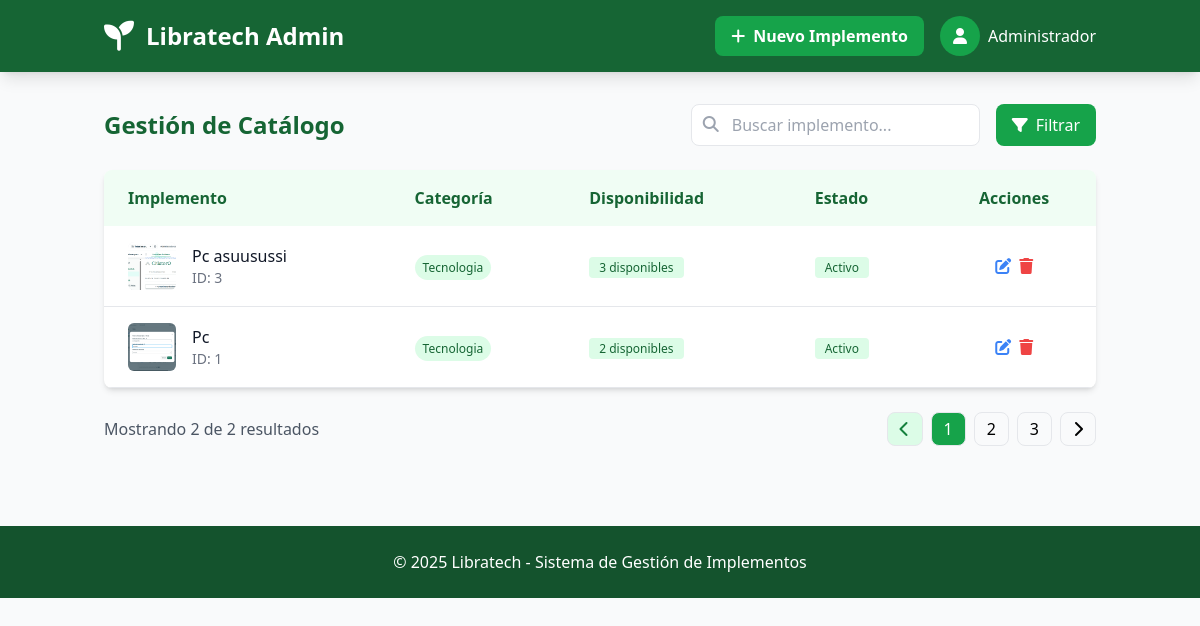
The page /admin/ on the database as committed earlier.
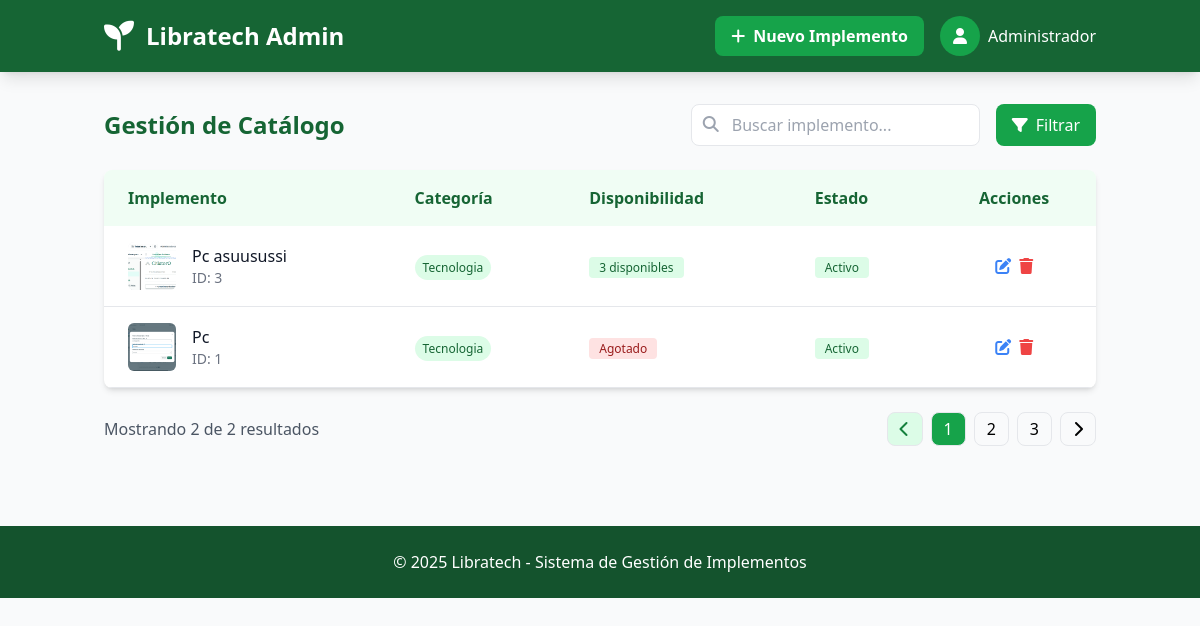
The same page on the database as committed later.
### tables this page shows
CREATE TABLE catalogo (
                id INTEGER PRIMARY KEY AUTOINCREMENT,
                implemento TEXT NOT NULL,
                descripcion TEXT NOT NULL,
                disponibilidad INTEGER NOT NULL,
                imagen_url TEXT,
                categoria TEXT,
                created_at TIMESTAMP DEFAULT CURRENT_TIMESTAMP
            );

### routes/admin.py (the view)
@admin_bp.route('/')
def panel_administracion():
    conn = get_db_connection()
    total_implementos = conn.execute('SELECT COUNT(*) as count FROM catalogo').fetchone()['count']
    total_usuarios = conn.execute('SELECT COUNT(*) as count FROM usuarios').fetchone()['count']
    total_reservas = conn.execute('SELECT COUNT(*) as count FROM reservas').fetchone()['count']
    implementos = conn.execute('SELECT * FROM catalogo ORDER BY id DESC LIMIT 5').fetchall()
    conn.close()
    return render_template('admin/panel_administrador.html',
                    total_implementos=total_implementos,
                    total_usuarios=total_usuarios,
                    total_reservas=total_reservas,
                    implementos=implementos)

### app.py (called while the page is built)
@app.context_processor
def inject_user():
    return dict(
        current_user={
            'id': session.get('user_id'),
            'nombre': session.get('user_nombre'),
            'email': session.get('user_email'),
            'is_authenticated': 'user_id' in session
        }
    )

### utils/db.py (called while the page is built)
def get_db_connection():
    conn = sqlite3.connect('models/database.db')
    conn.row_factory = sqlite3.Row
    return conn

### templates/admin/panel_administrador.html (shortened to what this page needs)
<!DOCTYPE html>
<html lang="es">
<head>
    <script src="https://cdn.tailwindcss.com"></script>
    <link rel="stylesheet" href="https://cdnjs.cloudflare.com/ajax/libs/font-awesome/6.4.0/css/all.min.css">
</head>
<body class="bg-gray-50 min-h-screen">
    <header class="bg-green-800 text-white shadow-lg">
        <div class="container mx-auto px-4 py-4 flex justify-between items-center">
            <div class="flex items-center">
                <i class="fas fa-seedling text-3xl mr-3"></i>
                <h1 class="text-2xl font-bold">Libratech Admin</h1>
            </div>
            <div class="flex items-center space-x-4">
                <a href="{{ url_for('admin.agregar_implemento') }}" class="bg-green-600 hover:bg-green-700 px-4 py-2 rounded-lg font-semibold">
                    <i class="fas fa-plus mr-2"></i>Nuevo Implemento
                </a>
                <div class="relative">
                    <button class="flex items-center space-x-2">
                        <div class="w-10 h-10 rounded-full bg-green-600 flex items-center justify-center">
                            <i class="fas fa-user"></i>
                        </div>
                        <span>Administrador</span>
                    </button>
                </div>
            </div>
        </div>
    </header>
    <div class="container mx-auto px-4 py-8">
        <div class="flex justify-between items-center mb-6">
            <h2 class="text-2xl font-bold text-green-800">Gestión de Catálogo</h2>
            <div class="flex space-x-4">
                <div class="relative">
                    <input type="text" placeholder="Buscar implemento..." class="pl-10 pr-4 py-2 border rounded-lg focus:outline-none focus:ring-2 focus:ring-green-500">
                    <i class="fas fa-search absolute left-3 top-3 text-gray-400"></i>
                </div>
                <button class="px-4 py-2 bg-green-600 text-white rounded-lg hover:bg-green-700">
                    <i class="fas fa-filter mr-2"></i>Filtrar
                </button>
            </div>
        </div>
        <div class="bg-white rounded-lg shadow-md overflow-hidden">
            <table class="w-full">
                <thead class="bg-green-50 text-green-800">
                    <tr>
                        <th class="px-6 py-4 text-left">Implemento</th>
                        <th class="px-6 py-4 text-left">Categoría</th>
                        <th class="px-6 py-4 text-left">Disponibilidad</th>
                        <th class="px-6 py-4 text-left">Estado</th>
                        <th class="px-6 py-4 text-center">Acciones</th>
                    </tr>
                </thead>
                <tbody>
                    {% for implemento in implementos %}
                    <tr class="border-b hover:bg-gray-50">
                        <td class="px-6 py-4">
                            <div class="flex items-center">
                                {% if implemento['imagen_url'] %}
                                <div class="w-12 h-12 rounded-md bg-gray-100 overflow-hidden mr-4">
                                    <img src="{{ url_for('static', filename='uploads/' + implemento['imagen_url']) }}" alt="{{ implemento['implemento'] }}" class="w-full h-full object-cover">
                                </div>
                                {% else %}
                                <div class="w-12 h-12 rounded-md bg-gray-100 flex items-center justify-center mr-4">
                                    <i class="fas fa-box text-gray-400"></i>
                                </div>
                                {% endif %}
                                <div>
                                    <p class="font-medium text-gray-900">{{ implemento['implemento'] }}</p>
                                    <p class="text-sm text-gray-500">ID: {{ implemento['id'] }}</p>
                                </div>
                            </div>
                        </td>
                        <td class="px-6 py-4">
                            <span class="px-2 py-1 bg-green-100 text-green-800 text-xs font-medium rounded-full capitalize">
                                {{ implemento['categoria'] }}
                            </span>
                        </td>
                        <td class="px-6 py-4">
                            {% if implemento['disponibilidad'] > 0 %}
                            <span class="bg-green-100 text-green-800 text-xs font-medium px-2.5 py-0.5 rounded">
                                {{ implemento['disponibilidad'] }} disponibles
                            </span>
                            {% else %}
                            <span class="bg-red-100 text-red-800 text-xs font-medium px-2.5 py-0.5 rounded">
                                Agotado
                            </span>
                            {% endif %}
                        </td>
                        <td class="px-6 py-4">
                            <span class="bg-green-100 text-green-800 text-xs font-medium px-2.5 py-0.5 rounded">Activo</span>
                        </td>
                        <td class="px-6 py-4">
                            <div class="flex justify-center space-x-2">
                                <a href="{{ url_for('admin.editar_implemento', id=implemento['id']) }}" class="text-blue-500 hover:text-blue-700">
                                    <i class="fas fa-edit"></i>
                                </a>
                                <form action="{{ url_for('admin.eliminar_implemento', id=implemento['id']) }}" method="POST" onsubmit="return confirm('¿Está seguro de que desea eliminar este implemento?');">
                                    <button type="submit" class="text-red-500 hover:text-red-700">
                                        <i class="fas fa-trash"></i>
                                    </button>
                                </form>
                            </div>
                        </td>
                    </tr>
                    {% endfor %}
                </tbody>
            </table>
        </div>
        {% if implementos %}
        <div class="flex justify-between items-center mt-6">
            <p class="text-gray-600">Mostrando {{ implementos|length }} de {{ implementos|length }} resultados</p>
            <div class="flex space-x-2">
                <button class="px-3 py-1 border rounded-lg bg-green-100 text-green-700">
                    <i class="fas fa-chevron-left"></i>
                </button>
                <button class="px-3 py-1 border rounded-lg bg-green-600 text-white">1</button>
                <button class="px-3 py-1 border rounded-lg hover:bg-green-50">2</button>
                <button class="px-3 py-1 border rounded-lg hover:bg-green-50">3</button>
                <button class="px-3 py-1 border rounded-lg hover:bg-green-50">
                    <i class="fas fa-chevron-right"></i>
                </button>
            </div>
        </div>
        {% endif %}
    </div>
    <footer class="bg-green-900 text-white mt-12 py-6">
        <div class="container mx-auto px-4 text-center">
            <p>© 2025 Libratech - Sistema de Gestión de Implementos</p>
        </div>
    </footer>
</body>
</html>

Rows that differ between the two databases and show on the page:
changed catalogo "Pc": disponibilidad "2" → (not shown); disponibilidad "disponibles" → "Agotado"
